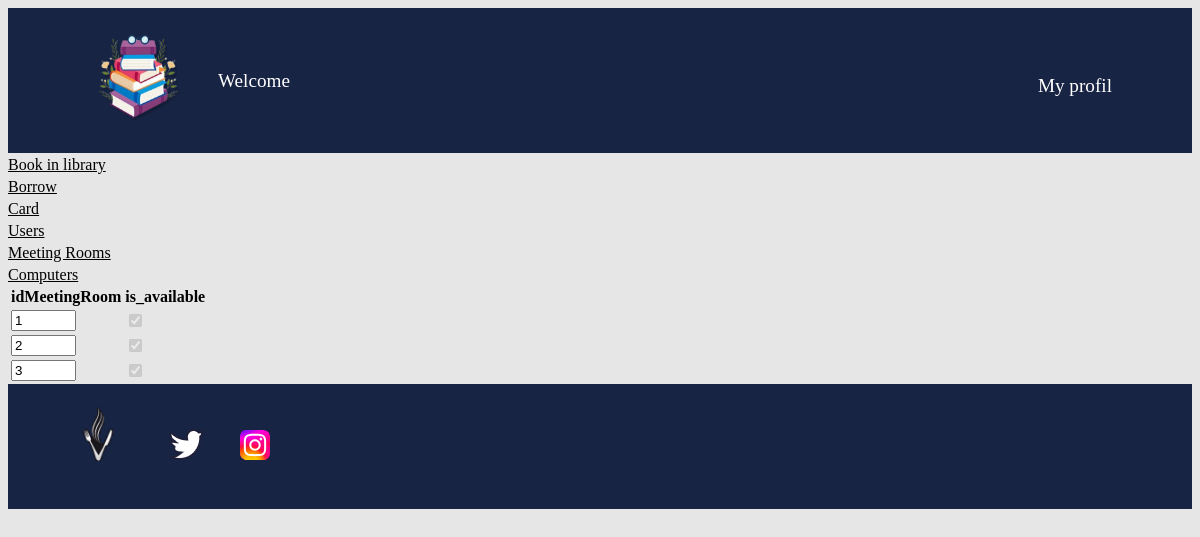
The app's page /student_meeting_room.php (signed in), older data.
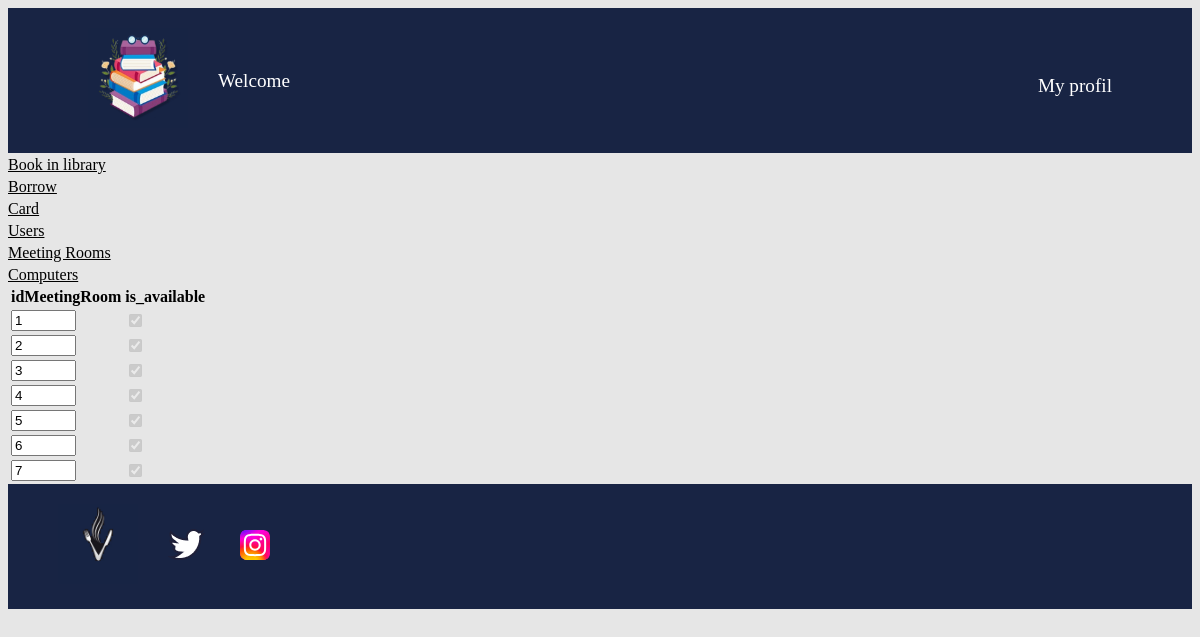
The same page, newer data.
### tables this page shows
CREATE TABLE MeetingRoom (
    idMeetingRoom INT PRIMARY KEY AUTO_INCREMENT,
    availability BOOLEAN NOT NULL
);

### student_meeting_room.php (the view, shortened to what this page needs)
<!DOCTYPE html>
<html lang="en">
<head>
    <link href="login.css" rel="stylesheet">
</head>
<?php include "header.php"; ?>
<body>
<?php
$DB_USERNAME = $_SESSION['DB_USERNAME'];
$DB_PASSWORD = $_SESSION['DB_PASSWORD'];
$DB_SERVER = $_SESSION['DB_SERVER'];
$DB_NAME = $_SESSION['DB_NAME'];
$conn = mysqli_connect($DB_SERVER, $DB_USERNAME, $DB_PASSWORD, $DB_NAME) or die("ERROR: Unable to connect. " . mysqli_connect_error());
$query = "SELECT idMeetingRoom,availability
          FROM MeetingRoom
          WHERE availability=True
          ORDER BY idMeetingRoom ASC;";
$result = mysqli_query($conn, $query);
echo "<table>";
echo "
    <tr>
      <th>" . 'idMeetingRoom' . "</th>
      <th>" . 'is_available' . "</th>
    </tr>
";
while ($rowData = mysqli_fetch_assoc($result)) {
    $idMeetingRoom = $rowData['idMeetingRoom'];
    $availability = $rowData['availability'];
    echo "
      <tr>
          <form method='POST' name='admin_book' >
            <td><input type='text' name='idMeetingRoom'  value='$idMeetingRoom' readonly size='5'></td>
            <td><input type='checkbox' name='availability' disabled value='$availability' " . ($availability ? 'checked' : '') . "></td>
          </form>
      </tr>
    ";
}
echo "</table>";
?>
</body>
</html>

Row changes from the older to the newer data that the page shows:
added meetingroom: idMeetingRoom "4", availability "☑"
added meetingroom: idMeetingRoom "5", availability "☑"
added meetingroom: idMeetingRoom "6", availability "☑"
added meetingroom: idMeetingRoom "7", availability "☑"
